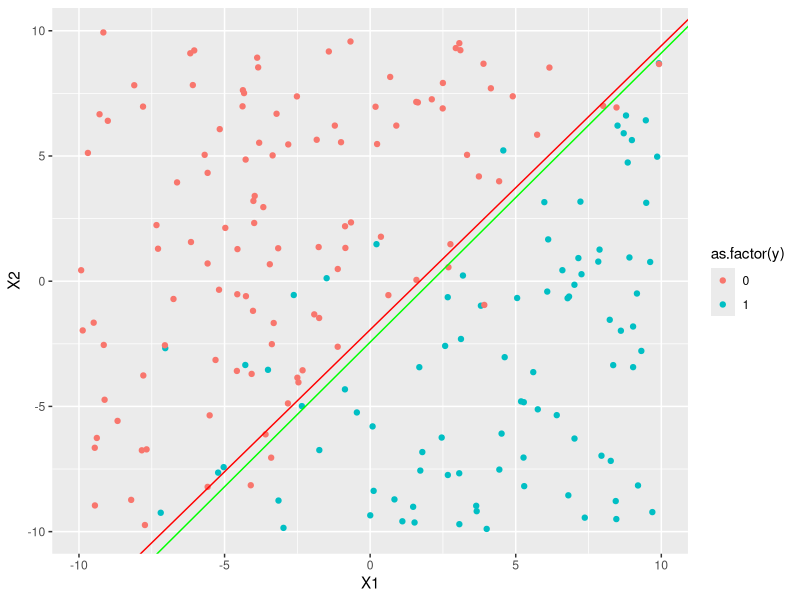

Generate this figure with R:
n = 200 # sample size
d = 2 # features
x = matrix(runif(n * d, -10, 10), nrow = n)
v = runif(d, -1, 1)
c = runif(1)
prob = plogis(x %*% v - c)
y = rbinom(n, 1, prob = prob)
library(ggplot2)
d = data.frame(x, y)
X1 = d$X1
X2 = d$X2
graph = ggplot(d, aes(x = X1, y = X2, color = as.factor(y))) + geom_point()
mf = model.frame(y ~ -1 + X1 + X2, d)
data = list(x = model.matrix(mf), y = model.response(mf))


f = function(par, y, x){
	v = par[-length(par)]
	c = par[length(par)]
	ret = -sum(y * log(plogis(x %*% v - c)) + (1 - y) * log(1 - plogis(x %*% v - c)))
	return(ret)
}

par = runif(d, -1, 1)
optimFit = optim(par, f, y = y, x = x)
par = optimFit$par
graph = graph + geom_abline(intercept = par[3] / par[2], 
			slope = -par[1] / par[2], color = 'red')
graph = graph + geom_abline(intercept = c / v[2], 
			slope = -v[1] / v[2], color = 'green')
plot(graph)

glmFit = glm(y ~ X1 + X2, d, family = binomial)
summary(optimFit)